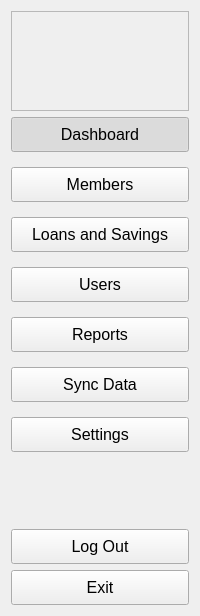
     <widget class="QWidget" name="menuWidget" native="true">
      <property name="sizePolicy">
       <sizepolicy hsizetype="Preferred" vsizetype="Preferred">
        <horstretch>0</horstretch>
        <verstretch>0</verstretch>
       </sizepolicy>
      </property>
      <property name="minimumSize">
       <size>
        <width>200</width>
        <height>0</height>
       </size>
      </property>
      <property name="maximumSize">
       <size>
        <width>200</width>
        <height>16777215</height>
       </size>
      </property>
      <layout class="QGridLayout" name="gridLayout_4">
       <item row="1" column="0">
        <layout class="QGridLayout" name="gridLayout">
         <property name="verticalSpacing">
          <number>15</number>
         </property>
         <item row="0" column="0">
          <widget class="QPushButton" name="dashboardBtn">
           <property name="minimumSize">
            <size>
             <width>0</width>
             <height>35</height>
            </size>
           </property>
           <property name="maximumSize">
            <size>
             <width>16777215</width>
             <height>35</height>
            </size>
           </property>
           <property name="font">
            <font>
             <pointsize>12</pointsize>
            </font>
           </property>
           <property name="text">
            <string>Dashboard</string>
           </property>
           <property name="icon">
            <iconset resource="../static/resource.qrc">
             <normaloff>:/icons/icon/black/airplay.svg</normaloff>
             <normalon>:/icons/icon/white/airplay.svg</normalon>:/icons/icon/black/airplay.svg</iconset>
           </property>
           <property name="iconSize">
            <size>
             <width>20</width>
             <height>20</height>
            </size>
           </property>
           <property name="checkable">
            <bool>true</bool>
           </property>
           <property name="checked">
            <bool>true</bool>
           </property>
           <property name="autoExclusive">
            <bool>true</bool>
           </property>
          </widget>
         </item>
         <item row="3" column="0">
          <widget class="QPushButton" name="usersBtn">
           <property name="minimumSize">
            <size>
             <width>0</width>
             <height>35</height>
            </size>
           </property>
           <property name="maximumSize">
            <size>
             <width>16777215</width>
             <height>35</height>
            </size>
           </property>
           <property name="font">
            <font>
             <pointsize>12</pointsize>
            </font>
           </property>
           <property name="text">
            <string>Users</string>
           </property>
           <property name="icon">
            <iconset resource="../static/resource.qrc">
             <normaloff>:/icons/icon/black/user.svg</normaloff>
             <normalon>:/icons/icon/white/user.svg</normalon>:/icons/icon/black/user.svg</iconset>
           </property>
           <property name="iconSize">
            <size>
             <width>20</width>
             <height>20</height>
            </size>
           </property>
           <property name="checkable">
            <bool>true</bool>
           </property>
           <property name="autoExclusive">
            <bool>true</bool>
           </property>
          </widget>
         </item>
         <item row="4" column="0">
          <widget class="QPushButton" name="reportsBtn">
           <property name="minimumSize">
            <size>
             <width>0</width>
             <height>35</height>
            </size>
           </property>
           <property name="maximumSize">
            <size>
             <width>16777215</width>
             <height>35</height>
            </size>
           </property>
           <property name="font">
            <font>
             <pointsize>12</pointsize>
            </font>
           </property>
           <property name="text">
            <string>Reports</string>
           </property>
           <property name="icon">
            <iconset resource="../static/resource.qrc">
             <normaloff>:/icons/icon/black/file-text.svg</normaloff>
             <normalon>:/icons/icon/white/file-text.svg</normalon>:/icons/icon/black/file-text.svg</iconset>
           </property>
           <property name="iconSize">
            <size>
             <width>20</width>
             <height>20</height>
            </size>
           </property>
           <property name="checkable">
            <bool>true</bool>
           </property>
           <property name="autoExclusive">
            <bool>true</bool>
           </property>
          </widget>
         </item>
         <item row="1" column="0">
          <widget class="QPushButton" name="membersBtn">
           <property name="minimumSize">
            <size>
             <width>0</width>
             <height>35</height>
            </size>
           </property>
           <property name="maximumSize">
            <size>
             <width>16777215</width>
             <height>35</height>
            </size>
           </property>
           <property name="font">
            <font>
             <pointsize>12</pointsize>
            </font>
           </property>
           <property name="text">
            <string>Members</string>
           </property>
           <property name="icon">
            <iconset resource="../static/resource.qrc">
             <normaloff>:/icons/icon/black/users.svg</normaloff>
             <normalon>:/icons/icon/white/users.svg</normalon>:/icons/icon/black/users.svg</iconset>
           </property>
           <property name="iconSize">
            <size>
             <width>20</width>
             <height>20</height>
            </size>
           </property>
           <property name="checkable">
            <bool>true</bool>
           </property>
           <property name="autoExclusive">
            <bool>true</bool>
           </property>
          </widget>
         </item>
         <item row="2" column="0">
          <widget class="QPushButton" name="loansSavingsBtn">
           <property name="minimumSize">
            <size>
             <width>0</width>
             <height>35</height>
            </size>
           </property>
           <property name="maximumSize">
            <size>
             <width>16777215</width>
             <height>35</height>
            </size>
           </property>
           <property name="font">
            <font>
             <pointsize>12</pointsize>
            </font>
           </property>
           <property name="text">
            <string>Loans and Savings</string>
           </property>
           <property name="icon">
            <iconset resource="../static/resource.qrc">
             <normaloff>:/icons/icon/black/dollar-sign.svg</normaloff>
             <normalon>:/icons/icon/white/dollar-sign.svg</normalon>:/icons/icon/black/dollar-sign.svg</iconset>
           </property>
           <property name="iconSize">
            <size>
             <width>20</width>
             <height>20</height>
            </size>
           </property>
           <property name="checkable">
            <bool>true</bool>
           </property>
           <property name="autoExclusive">
            <bool>true</bool>
           </property>
          </widget>
         </item>
         <item row="5" column="0">
          <widget class="QPushButton" name="syncDataBtn">
           <property name="minimumSize">
            <size>
             <width>0</width>
             <height>35</height>
            </size>
           </property>
           <property name="maximumSize">
            <size>
             <width>16777215</width>
             <height>35</height>
            </size>
           </property>
           <property name="font">
            <font>
             <pointsize>12</pointsize>
            </font>
           </property>
           <property name="text">
            <string>Sync Data</string>
           </property>
           <property name="icon">
            <iconset resource="../static/resource.qrc">
             <normaloff>:/icons/icon/black/refresh-cw.svg</normaloff>
             <normalon>:/icons/icon/white/refresh-cw.svg</normalon>:/icons/icon/black/refresh-cw.svg</iconset>
           </property>
           <property name="iconSize">
            <size>
             <width>20</width>
             <height>20</height>
            </size>
           </property>
           <property name="checkable">
            <bool>true</bool>
           </property>
           <property name="autoExclusive">
            <bool>true</bool>
           </property>
          </widget>
         </item>
         <item row="6" column="0">
          <widget class="QPushButton" name="settingsBtn">
           <property name="minimumSize">
            <size>
             <width>0</width>
             <height>35</height>
            </size>
           </property>
           <property name="maximumSize">
            <size>
             <width>16777215</width>
             <height>35</height>
            </size>
           </property>
           <property name="font">
            <font>
             <pointsize>12</pointsize>
            </font>
           </property>
           <property name="text">
            <string>Settings</string>
           </property>
           <property name="icon">
            <iconset resource="../static/resource.qrc">
             <normaloff>:/icons/icon/black/settings.svg</normaloff>
             <normalon>:/icons/icon/white/settings.svg</normalon>:/icons/icon/black/settings.svg</iconset>
           </property>
           <property name="checkable">
            <bool>true</bool>
           </property>
           <property name="autoExclusive">
            <bool>true</bool>
           </property>
          </widget>
         </item>
        </layout>
       </item>
       <item row="2" column="0">
        <spacer name="verticalSpacer">
         <property name="orientation">
          <enum>Qt::Vertical</enum>
         </property>
         <property name="sizeHint" stdset="0">
          <size>
           <width>20</width>
           <height>71</height>
          </size>
         </property>
        </spacer>
       </item>
       <item row="4" column="0">
        <widget class="QPushButton" name="exitBtn">
         <property name="minimumSize">
          <size>
           <width>0</width>
           <height>35</height>
          </size>
         </property>
         <property name="maximumSize">
          <size>
           <width>16777215</width>
           <height>35</height>
          </size>
         </property>
         <property name="font">
          <font>
           <pointsize>12</pointsize>
          </font>
         </property>
         <property name="text">
          <string>Exit</string>
         </property>
         <property name="icon">
          <iconset resource="../static/resource.qrc">
           <normaloff>:/icons/icon/black/power.svg</normaloff>
           <normalon>:/icons/icon/white/power.svg</normalon>:/icons/icon/black/power.svg</iconset>
         </property>
         <property name="checkable">
          <bool>true</bool>
         </property>
         <property name="autoExclusive">
          <bool>true</bool>
         </property>
        </widget>
       </item>
       <item row="0" column="0">
        <widget class="QFrame" name="logoFrame">
         <property name="minimumSize">
          <size>
           <width>0</width>
           <height>100</height>
          </size>
         </property>
         <property name="maximumSize">
          <size>
           <width>16777215</width>
           <height>100</height>
          </size>
         </property>
         <property name="frameShape">
          <enum>QFrame::StyledPanel</enum>
         </property>
         <property name="frameShadow">
          <enum>QFrame::Raised</enum>
         </property>
        </widget>
       </item>
       <item row="3" column="0">
        <widget class="QPushButton" name="logOutBtn">
         <property name="minimumSize">
          <size>
           <width>0</width>
           <height>35</height>
          </size>
         </property>
         <property name="maximumSize">
          <size>
           <width>16777215</width>
           <height>35</height>
          </size>
         </property>
         <property name="font">
          <font>
           <pointsize>12</pointsize>
          </font>
         </property>
         <property name="text">
          <string>Log Out</string>
         </property>
         <property name="icon">
          <iconset resource="../static/resource.qrc">
           <normaloff>:/icons/icon/black/log-out.svg</normaloff>
           <normalon>:/icons/icon/white/log-out.svg</normalon>:/icons/icon/black/log-out.svg</iconset>
         </property>
        </widget>
       </item>
      </layout>
     </widget>
